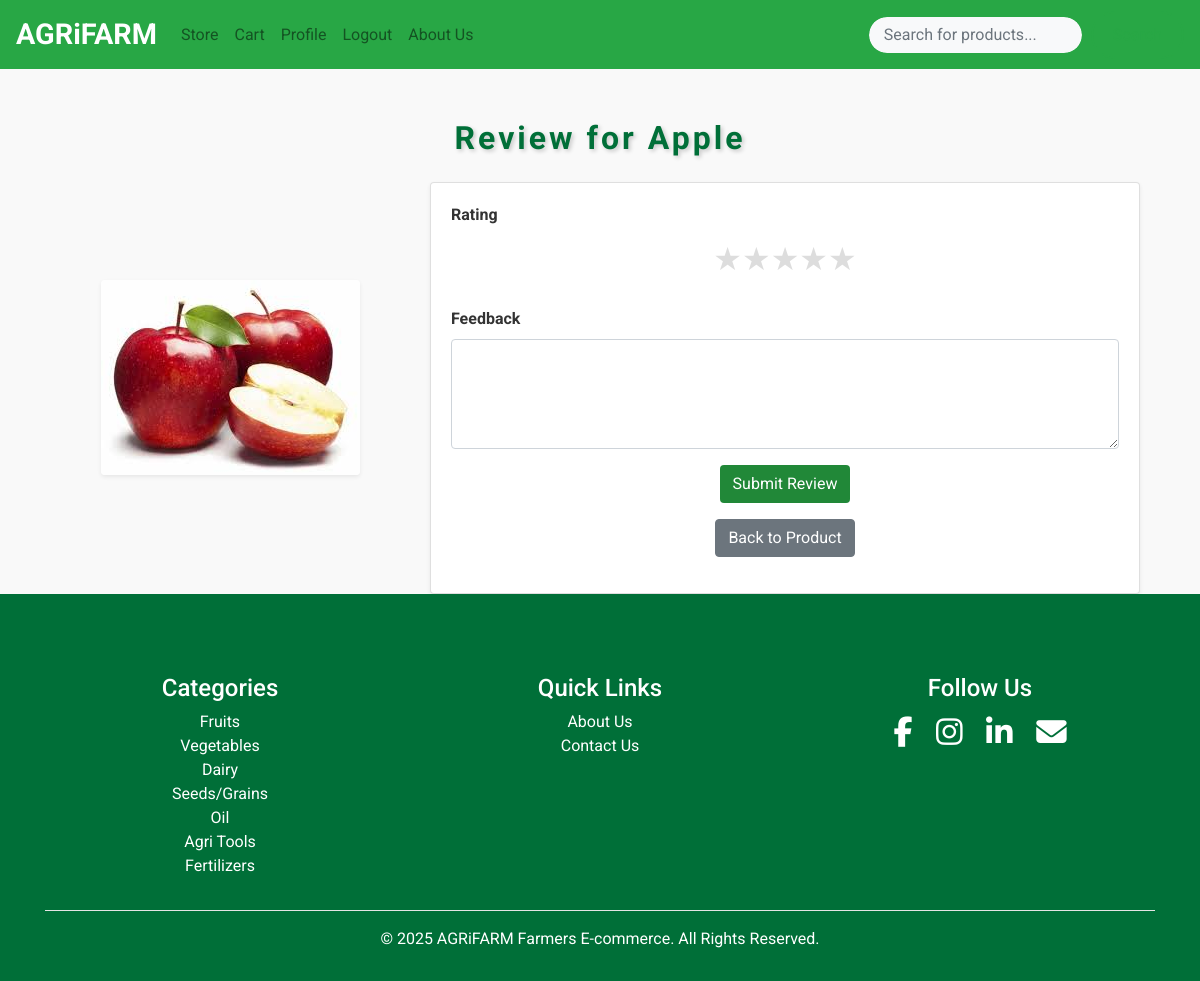
Page /add_review/1/ (signed in) on the committed database.
### shop/models.py (models this page shows, shortened)
class Item(models.Model):
    ORGANIC = 'Organic'
    INORGANIC = 'Inorganic'
    TYPE_CHOICES = [
        (ORGANIC, 'Organic'),
        (INORGANIC, 'Inorganic'),
    ]
    farmer = models.ForeignKey(settings.AUTH_USER_MODEL, on_delete=models.CASCADE, related_name="items")
    image = models.ImageField(upload_to='static/images/item_images/')
    name = models.CharField(max_length=255)
    category = models.ForeignKey(Category, on_delete=models.CASCADE)
    item_type = models.CharField(max_length=10, choices=TYPE_CHOICES)
    description = models.TextField()
    price = models.DecimalField(max_digits=10, decimal_places=2)
    stock = models.PositiveIntegerField()
    size = models.CharField(max_length=100)
    added_date = models.DateTimeField(auto_now_add=True)

### shop/views.py (the view)
# urls.py: path('add_review/<int:item_id>/', add_review, name='add_review'),
@login_required
def add_review(request, item_id):
    categories = Category.objects.all()
    item = get_object_or_404(Item, id=item_id)
    if request.method == 'POST':
        form = ReviewForm(request.POST)
        if form.is_valid():
            review = form.save(commit=False)
            review.user = request.user
            review.item = item
            review.save()
            return redirect('product_detail', item_id=item_id)  # Redirect after review submission
    else:
        form = ReviewForm()
    return render(request, 'add_review.html', {'categories': categories,'form': form, 'item': item})

### shop/forms.py (shortened to what this page needs)
class ReviewForm(forms.ModelForm):
    class Meta:
        model = Review
        fields = ['rating', 'feedback']

### templates/add_review.html (shortened to what this page needs)
{% extends 'base.html' %}
{% load static %}
{% block content %}
<div class="container mt-5">
    <h2 class="text-center mb-4 font-weight-bold">Review for {{ item.name }}</h2>
    <div class="row align-items-center">
        <div class="col-md-4 text-center">
            <img src="{{ item.image.url }}" alt="{{ item.name }}" class="img-fluid rounded shadow-sm" />
        </div>
        <div class="col-md-8">
            <div class="card shadow-sm">
                <div class="card-body">
                    <form method="POST">
                        <div class="form-group">
                            <label class="font-weight-bold">Rating</label>
                            <div class="rating">
                                <label for="star5" class="star">&#9733;</label>
                                <label for="star4" class="star">&#9733;</label>
                                <label for="star3" class="star">&#9733;</label>
                                <label for="star2" class="star">&#9733;</label>
                                <label for="star1" class="star">&#9733;</label>
                            </div>
                        </div>
                        <div class="form-group">
                            <label for="feedback" class="font-weight-bold">Feedback</label>
                            <textarea name="feedback" class="form-control" rows="4" required></textarea>
                        </div>
                        <div style="text-align: center;">
                        <button type="submit"  class="btn" style="background-color: #218838; color: white;">Submit Review</button>
                    </form>
                </div>
                    <p class="text-center mt-3">
                        <a href="{% url 'product_detail' item.id %}" class="btn btn-secondary">Back to Product</a>
                    </p>
                </div>
            </div>
        </div>
    </div>
</div>
{% endblock %}

### templates/add_review.html (style rules this page uses)
.rating { direction: rtl; display: flex; justify-content: center; margin-bottom: 15px; }
.rating label { font-size: 2rem; color: #ddd; cursor: pointer; transition: color 0.2s ease; }
img { max-width: 100%; height: auto; margin-bottom: 20px; }

### rows in the picture
Item: name "Apple", image (picture)
